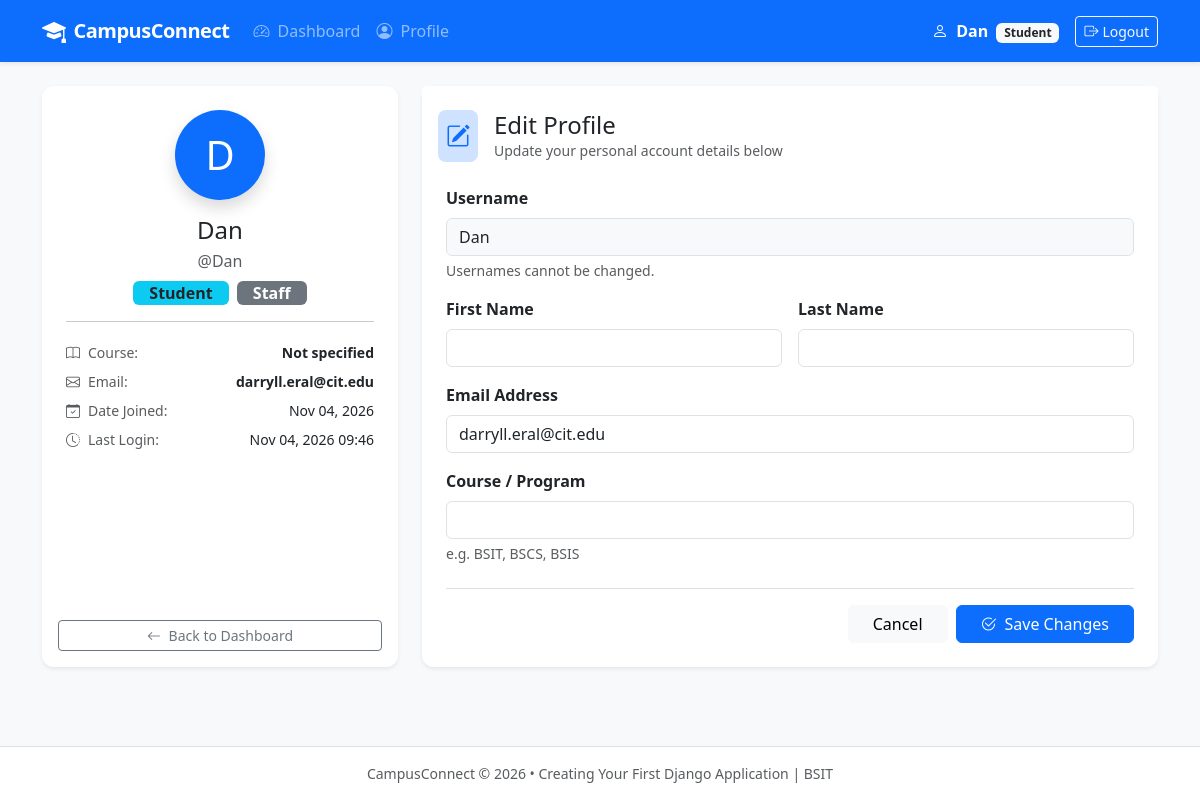
Page /accounts/profile/ (signed in) on the earlier database version.
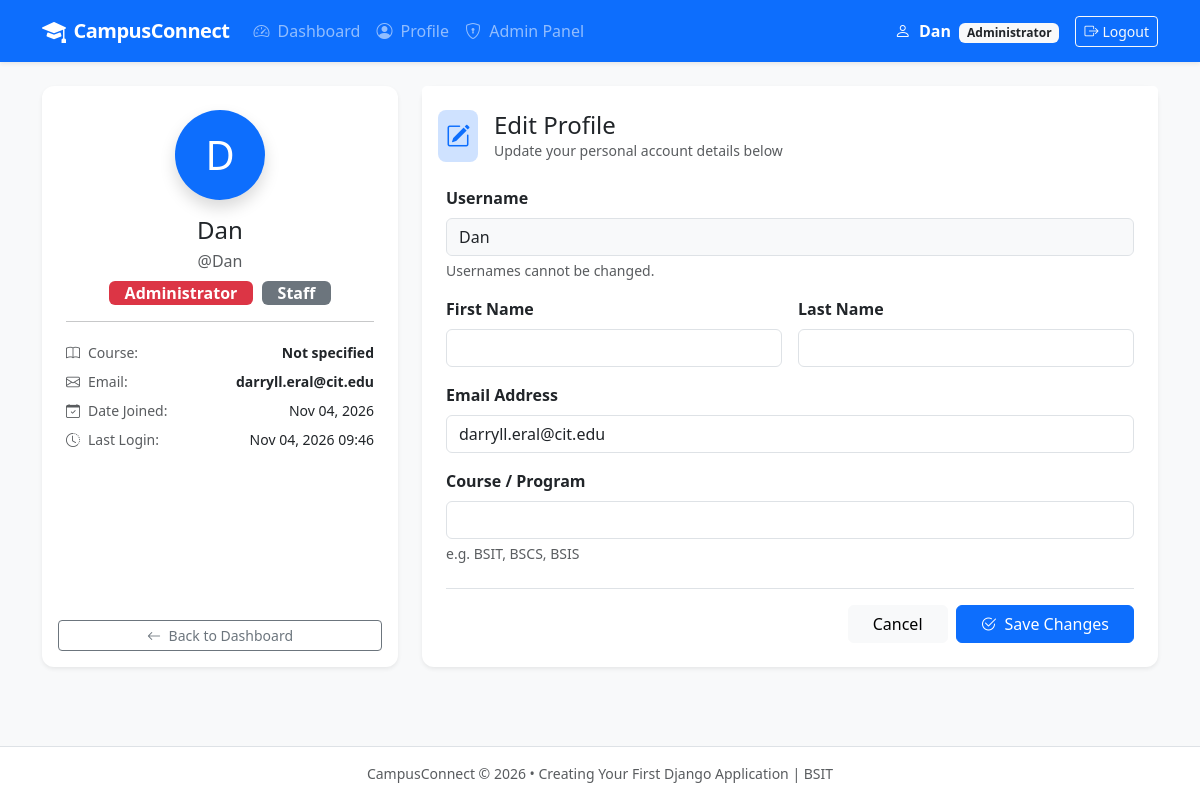
Same page on the later database version.
### accounts/models.py (models this page shows, shortened)
class CustomUser(AbstractUser):
    class Role(models.TextChoices):
        STUDENT = "student", "Student"
        INSTRUCTOR = "INSTRUCTOR", "Instructor"
        ADMIN = "admin", "Administrator"
    role = models.CharField(max_length=10, choices=Role.choices, default=Role.STUDENT)
    course = models.CharField(max_length=100, blank=True, null=True)

### accounts/views.py (the view)
# urls.py: path("profile/", ProfileUpdateView.as_view(), name="profile"),
class ProfileUpdateView(LoginRequiredMixin, SuccessMessageMixin, UpdateView):
    model = CustomUser
    form_class = ProfileUpdateForm
    template_name = "accounts/profile.html"
    success_url = reverse_lazy("profile")
    success_message = "Your profile has been updated successfully!"
    def get_object(self, queryset=None):
        return self.request.user

### accounts/forms.py (shortened to what this page needs)
class ProfileUpdateForm(forms.ModelForm):
    class Meta:
        model = CustomUser
        fields = ("first_name", "last_name", "email", "course")

### templates/accounts/profile.html (shortened to what the changed rows need)
{% extends "base.html" %}
{% block content %}
<div class="row g-4">
    <div class="col-lg-4">
        <div class="card shadow-sm border-0 h-100">
            <div class="card-body text-center p-4">
                <div class="rounded-circle bg-primary text-white d-inline-flex align-items-center justify-content-center mb-3 shadow" style="width: 90px; height: 90px; font-size: 2.5rem;">
                    {{ user.first_name|first|default:user.username|first|upper }}
                </div>
                <h4 class="card-title mb-1">{{ user.get_full_name|default:user.username }}</h4>
                <p class="text-muted mb-2">@{{ user.username }}</p>
                <div class="mb-3">
                    {% if user.role == 'admin' %}
                        <span class="badge bg-danger fs-6 px-3 py-1">Administrator</span>
                    {% elif user.role == 'INSTRUCTOR' %}
                        <span class="badge bg-warning text-dark fs-6 px-3 py-1">Instructor</span>
                    {% else %}
                        <span class="badge bg-info text-dark fs-6 px-3 py-1">Student</span>
                    {% endif %}
                    {% if user.is_staff %}
                        <span class="badge bg-secondary fs-6 px-3 py-1 ms-1">Staff</span>
                    {% endif %}
                </div>
                <hr class="my-3">
                <div class="text-start small">
                    <div class="d-flex justify-content-between py-1">
                        <span class="text-muted"><i class="bi bi-book me-2"></i>Course:</span>
                        <strong class="text-end">{{ user.course|default:"Not specified" }}</strong>
                    </div>
                    <div class="d-flex justify-content-between py-1">
                        <span class="text-muted"><i class="bi bi-envelope me-2"></i>Email:</span>
                        <strong class="text-end text-truncate ms-2" style="max-width: 180px;">{{ user.email|default:"Not set" }}</strong>
                    </div>
                    <div class="d-flex justify-content-between py-1">
                        <span class="text-muted"><i class="bi bi-calendar-check me-2"></i>Date Joined:</span>
                        <span>{{ user.date_joined|date:"M d, Y" }}</span>
                    </div>
                    <div class="d-flex justify-content-between py-1">
                        <span class="text-muted"><i class="bi bi-clock-history me-2"></i>Last Login:</span>
                        <span>{{ user.last_login|date:"M d, Y H:i"|default:"Never" }}</span>
                    </div>
                </div>
            </div>
        </div>
    </div>
    <div class="col-lg-8">
        <div class="card shadow-sm border-0">
            <div class="card-body p-4">
                <form method="post" novalidate>
                    <div class="row g-3">
                        <div class="col-12">
                            <label class="form-label fw-semibold">Username</label>
                            <input type="text" class="form-control bg-light" value="{{ user.username }}" readonly disabled>
                            <div class="form-text">Usernames cannot be changed.</div>
                        </div>
                        <div class="col-md-6">
                            <label for="{{ form.first_name.id_for_label }}" class="form-label fw-semibold">First Name</label>
                            {{ form.first_name }}
                        </div>
                        <div class="col-md-6">
                            <label for="{{ form.last_name.id_for_label }}" class="form-label fw-semibold">Last Name</label>
                            {{ form.last_name }}
                        </div>
                        <div class="col-12">
                            <label for="{{ form.email.id_for_label }}" class="form-label fw-semibold">Email Address</label>
                            {{ form.email }}
                        </div>
                        <div class="col-12">
                            <label for="{{ form.course.id_for_label }}" class="form-label fw-semibold">Course / Program</label>
                            {{ form.course }}
                            <div class="form-text">e.g. BSIT, BSCS, BSIS</div>
                        </div>
                    </div>
                </form>
            </div>
        </div>
    </div>
</div>
{% endblock %}

### templates/base.html (shortened to what this page needs)
<!DOCTYPE html>
<html lang="en">
<head>
    <link href="https://cdn.jsdelivr.net/npm/bootstrap@5.3.3/dist/css/bootstrap.min.css" rel="stylesheet">
    <link rel="stylesheet" href="https://cdn.jsdelivr.net/npm/bootstrap-icons@1.11.3/font/bootstrap-icons.min.css">
</head>
<body>
    <nav class="navbar navbar-expand-lg navbar-dark bg-primary shadow-sm">
        <div class="container">
            <a class="navbar-brand d-flex align-items-center" href="{% if user.is_authenticated %}{% url 'dashboard' %}{% else %}{% url 'login' %}{% endif %}">
                <i class="bi bi-mortarboard-fill me-2 fs-4"></i>
                <span>CampusConnect</span>
            </a>
            <div class="collapse navbar-collapse" id="navbarContent">
                <ul class="navbar-nav me-auto mb-2 mb-lg-0">
                    {% if user.is_authenticated %}
                        <li class="nav-item">
                            <a class="nav-link" href="{% url 'dashboard' %}">
                                <i class="bi bi-speedometer2 me-1"></i> Dashboard
                            </a>
                        </li>
                        <li class="nav-item">
                            <a class="nav-link" href="{% url 'profile' %}">
                                <i class="bi bi-person-circle me-1"></i> Profile
                            </a>
                        </li>
                        {% if user.role == 'admin' %}
                        <li class="nav-item">
                            <a class="nav-link" href="{% url 'admin_panel' %}">
                                <i class="bi bi-shield-lock me-1"></i> Admin Panel
                            </a>
                        </li>
                        {% endif %}
                    {% endif %}
                </ul>
                <div class="d-flex align-items-center gap-2">
                    {% if user.is_authenticated %}
                        <span class="navbar-text text-white me-2">
                            <i class="bi bi-person me-1"></i>
                            <strong>{{ user.first_name|default:user.username }}</strong>
                            <span class="badge bg-light text-dark ms-1">{{ user.get_role_display }}</span>
                        </span>
                        <form method="post" action="{% url 'logout' %}" class="d-inline m-0">
                            <button type="submit" class="btn btn-outline-light btn-sm d-flex align-items-center gap-1">
                                <i class="bi bi-box-arrow-right"></i> Logout
                            </button>
                        </form>
                    {% endif %}
                </div>
            </div>
        </div>
    </nav>
    <main class="container py-4">
        {% block content %}
        {% endblock %}
    </main>
    <footer class="bg-white border-top py-3 mt-auto text-center text-muted small">
        <div class="container">
            <p class="mb-0">CampusConnect &copy; 2026 &bull; Creating Your First Django Application | BSIT</p>
        </div>
    </footer>
</body>
</html>

Differences in the rows shown:
changed CustomUser "Dan": role "Student" → "Administrator"
Other differences:
text no longer shown: "Student"
text now shown: "Admin Panel Administrator"
